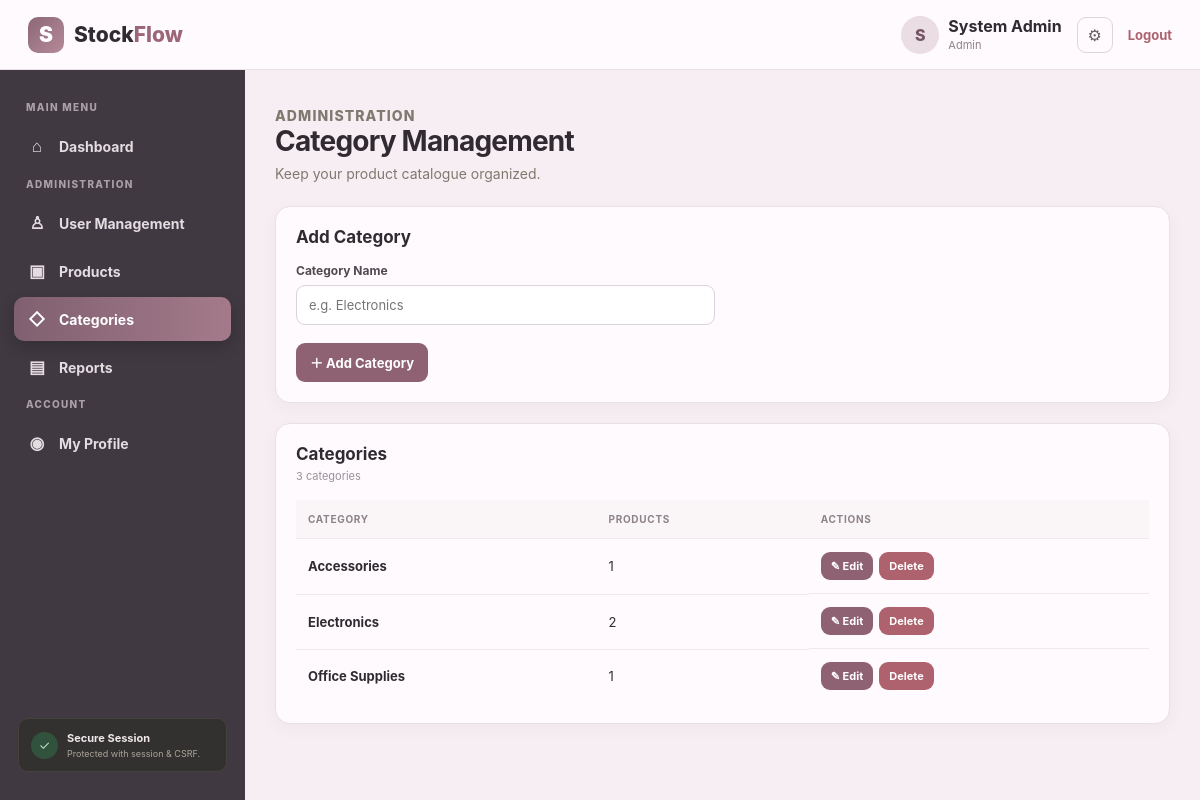
Screenshot of /admin/categories.php (signed in) with the database file from the repository.
### tables this page shows
CREATE TABLE categories (
 id INT UNSIGNED AUTO_INCREMENT PRIMARY KEY,
 name VARCHAR(100) NOT NULL UNIQUE
);

### app/controllers/AdminController.php (called while the page is built, shortened)
<?php
require_once __DIR__ . '/../models/CategoryModel.php';
class AdminController {
    public function categories(): void { $model=new CategoryModel($this->pdo);$edit=null;if(isset($_GET['edit'])){$edit=$model->find((int)$_GET['edit']);if(!$edit){flash('error','Category not found.');redirect_to(project_base_url().'/admin/categories.php');}}if($_SERVER['REQUEST_METHOD']==='POST' && isset($_POST['delete_id'])){verify_csrf();try{$model->delete((int)$_POST['delete_id']);flash('success','Category deleted.');}catch(PDOException $e){flash('error','Category could not be deleted.');}redirect_to(project_base_url().'/admin/categories.php');}if($_SERVER['REQUEST_METHOD']==='POST'){verify_csrf();$id=(int)($_POST['id']??0);$name=trim($_POST['name']??'');if(!preg_match('/^[A-Za-z][A-Za-z &_-]{1,99}$/',$name)){flash('error','Category name must contain valid letters and spaces.');redirect_to(project_base_url().'/admin/categories.php'.($id?'?edit='.$id:''));}try{$model->save($id?:null,$name);flash('success',$id?'Category updated successfully.':'Category added successfully.');}catch(PDOException $e){flash('error','Category name already exists.');}redirect_to(project_base_url().'/admin/categories.php');}$cs=$model->all();$title='Category Management';require __DIR__.'/../views/admin/categories.php'; }
}

### admin/categories.php (called while the page is built)
<?php require_once '../includes/auth.php'; require_role('Admin'); require '../config/database.php'; require '../app/controllers/AdminController.php'; (new AdminController($pdo))->categories();

### includes/auth.php (called while the page is built, shortened)
<?php
function e($value): string {
    return htmlspecialchars((string)$value, ENT_QUOTES, 'UTF-8');
}

### app/models/CategoryModel.php (called while the page is built, shortened)
<?php
class CategoryModel {
    public function all(): array { return $this->pdo->query('SELECT c.*,COUNT(p.id) product_count FROM categories c LEFT JOIN products p ON p.category_id=c.id GROUP BY c.id ORDER BY c.name')->fetchAll(); }
}

### app/views/admin/categories.php (the view)
<?php require __DIR__.'/../../../includes/header.php'; ?>
<div class="page-head"><div><p class="eyebrow">Administration</p><h1>Category Management</h1><p>Keep your product catalogue organized.</p></div></div><section class="panel"><div class="panel-head"><h2><?=$edit?'Edit Category':'Add Category'?></h2></div><form method="post" data-validate-form><input type="hidden" name="csrf" value="<?=e(csrf_token())?>"><input type="hidden" name="id" value="<?=e($edit['id']??0)?>"><div class="form-grid"><div class="field"><label>Category Name</label><input name="name" value="<?=e($edit['name']??'')?>" placeholder="e.g. Electronics" required maxlength="100"></div></div><div class="form-actions"><button class="btn"><?=$edit?'✓ Update Category':'＋ Add Category'?></button><?php if($edit):?><a class="btn gray" href="categories.php">Cancel</a><?php endif;?></div></form></section><br><section class="panel"><div class="panel-head"><div><h2>Categories</h2><span class="panel-sub"><?=count($cs)?> categories</span></div></div><div class="table-wrap"><table class="table"><tr><th>Category</th><th>Products</th><th>Actions</th></tr><?php foreach($cs as $c):?><tr><td><b><?=e($c['name'])?></b></td><td><?=e($c['product_count'])?></td><td class="actions"><a class="btn small" href="categories.php?edit=<?=$c['id']?>">✎ Edit</a><form method="post" class="inline-form" onsubmit="return confirmDelete('Delete this category? Products will become uncategorized.')"><input type="hidden" name="csrf" value="<?=e(csrf_token())?>"><input type="hidden" name="delete_id" value="<?=$c['id']?>"><button class="btn small danger" type="submit">Delete</button></form></td></tr><?php endforeach;?></table></div></section><?php require __DIR__.'/../../../includes/footer.php'; ?>

### assets/css/style.css (style rules this page uses)
* { box-sizing:border-box }
html { scroll-behavior:smooth }
body { margin:0;font-family:Inter,ui-sans-serif,system-ui,-apple-system,"Segoe UI",Arial,sans-serif;background:#f6f2f4;color:#2d2930 }
.page-head { display:flex;justify-content:space-between;align-items:flex-end;gap:20px;margin-bottom:24px }
.eyebrow { color:#8b6a4a;text-transform:uppercase;letter-spacing:1.1px;font-size:11px;font-weight:800;margin:0 0 6px }
.page-head h1 { font-size:28px;letter-spacing:-.8px;margin:0 }
.page-head p { margin:7px 0 0;color:#80796f;font-size:14px }
.panel { background:#fffafd;border:1px solid #e9dfe4;border-radius:15px;padding:20px;box-shadow:0 5px 18px rgba(61,52,42,.04) }
.panel-head { display:flex;align-items:center;justify-content:space-between;gap:12px;margin-bottom:16px }
.panel-head h2 { margin:0;font-size:17px }
.panel-sub { font-size:11px;color:#9b9099 }
.table-wrap { overflow-x:auto }
.table { width:100%;border-collapse:collapse }
.table th,.table td { text-align:left;padding:13px 12px;border-bottom:1px solid #f0e8ec;white-space:nowrap;font-size:13px }
.table th { font-size:10px;text-transform:uppercase;letter-spacing:.7px;color:#8d828a;background:#faf6f8 }
.table tr:last-child td { border-bottom:0 }
.actions { display:flex;gap:6px;flex-wrap:wrap }
.btn { border:0;border-radius:9px;padding:10px 14px;background:#8e6273;color:#fff;text-decoration:none;cursor:pointer;display:inline-flex;align-items:center;justify-content:center;gap:7px;font:inherit;font-size:13px;font-weight:750 }
.btn.small { padding:7px 10px;font-size:11px }
.btn.danger { background:#ad626d }
.form-grid { display:grid;grid-template-columns:repeat(2,minmax(0,1fr));gap:16px }
.field { display:flex;flex-direction:column;gap:7px }
label { font-size:12px;font-weight:750;color:#514950 }
input,select,textarea { width:100%;padding:11px 12px;border:1px solid #dcd2d9;border-radius:9px;background:#fff;color:#302b31;font:inherit;font-size:13px;outline:none }
.form-actions { display:flex;gap:8px;margin-top:18px }
.inline-form { display:inline-flex;margin:0 }
.inline-form .btn { margin:0 }
:root { --blush:#f6eef2;--rose:#8e6273;--rose-dark:#765665;--mauve:#a47a8a;--lavender:#ece7ef;--line:#eadfe4;--ink:#302b31 }
body { background:var(--blush);color:var(--ink) }
.stat-card,.panel,.auth-box { background:#fffafd;border-color:var(--line) }
.btn { background:#8e6273 }
input,select,textarea { background:#fff;border-color:#dcd2d9 }

### rows the page displays
categories: name "Accessories", product_count "1"
categories: name "Electronics", product_count "2"
categories: name "Office Supplies", product_count "1"

### other values shown
substr($u['name'] ?? 'A', 0, 1) "S"
$u['name'] "System Admin"
$role "Admin"
count($cs) "3"
